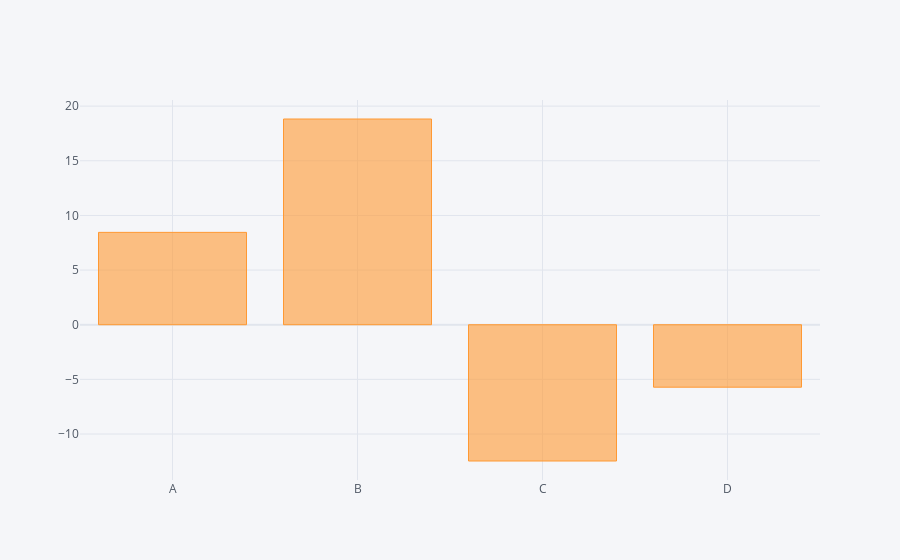

Notebook source saved alongside this figure:
### Code cell
df.sum().iplot(kind='bar')

### Figure 1 — Plotly figure (JSON) as saved in the notebook; plotly's stock layout.template omitted (floating-point values rounded to 4 significant figures)
{"data": [{"marker": {"color": "rgba(255, 153, 51, 0.6)", "line": {"color": "rgba(255, 153, 51, 1.0)", "width": 1}}, "name": "None", "orientation": "v", "text": "", "type": "bar", "x": ["A", "B", "C", "D"], "y": [8.451, 18.82, -12.47, -5.716]}], "layout": {"legend": {"bgcolor": "#F5F6F9", "font": {"color": "#4D5663"}}, "paper_bgcolor": "#F5F6F9", "plot_bgcolor": "#F5F6F9", "title": {"font": {"color": "#4D5663"}}, "xaxis": {"gridcolor": "#E1E5ED", "showgrid": true, "tickfont": {"color": "#4D5663"}, "title": {"font": {"color": "#4D5663"}, "text": ""}, "zerolinecolor": "#E1E5ED"}, "yaxis": {"gridcolor": "#E1E5ED", "showgrid": true, "tickfont": {"color": "#4D5663"}, "title": {"font": {"color": "#4D5663"}, "text": ""}, "zerolinecolor": "#E1E5ED"}}}
